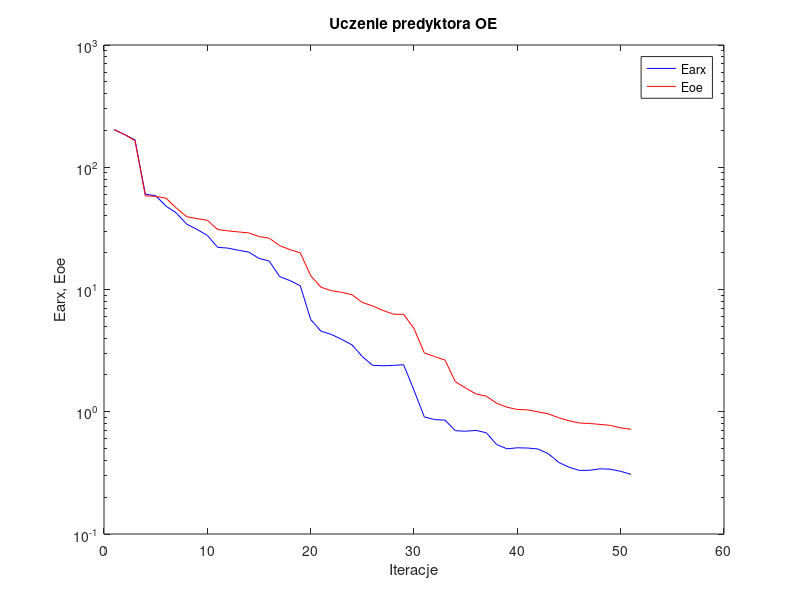
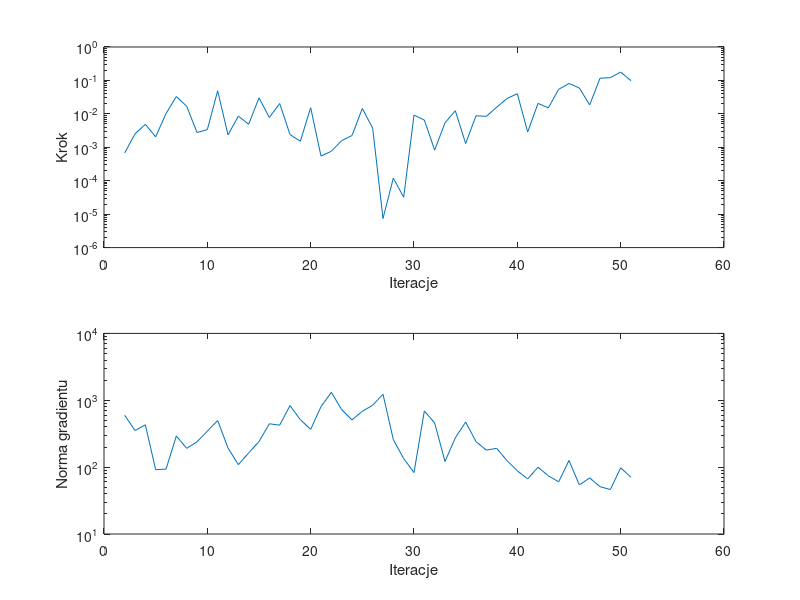

Here is the MATLAB script that generated these plots, in order:
%uczenie predyktora oe
clear all;
n=0; farx(n+1)=2.028416e+002; foe(n+1)=2.033403e+002; wspucz(n+1)=0.000000e+000; ng(n+1)=0.000000e+000;
%odnowa zmiennej metryki
n=1; farx(n+1)=1.848409e+002; foe(n+1)=1.852129e+002; krok(n+1)=6.750897e-004; ng(n+1)=5.968928e+002;
n=2; farx(n+1)=1.675350e+002; foe(n+1)=1.650469e+002; krok(n+1)=2.530456e-003; ng(n+1)=3.531110e+002;
n=3; farx(n+1)=6.023054e+001; foe(n+1)=5.839043e+001; krok(n+1)=4.866267e-003; ng(n+1)=4.287736e+002;
n=4; farx(n+1)=5.853372e+001; foe(n+1)=5.776670e+001; krok(n+1)=2.050616e-003; ng(n+1)=9.165850e+001;
n=5; farx(n+1)=4.809154e+001; foe(n+1)=5.585360e+001; krok(n+1)=1.019133e-002; ng(n+1)=9.343872e+001;
n=6; farx(n+1)=4.226649e+001; foe(n+1)=4.636944e+001; krok(n+1)=3.294851e-002; ng(n+1)=2.917452e+002;
n=7; farx(n+1)=3.426252e+001; foe(n+1)=3.940796e+001; krok(n+1)=1.694236e-002; ng(n+1)=1.911966e+002;
n=8; farx(n+1)=3.100992e+001; foe(n+1)=3.799878e+001; krok(n+1)=2.774090e-003; ng(n+1)=2.387398e+002;
n=9; farx(n+1)=2.770248e+001; foe(n+1)=3.684871e+001; krok(n+1)=3.379883e-003; ng(n+1)=3.465263e+002;
n=10; farx(n+1)=2.211988e+001; foe(n+1)=3.091820e+001; krok(n+1)=4.904612e-002; ng(n+1)=4.977265e+002;
n=11; farx(n+1)=2.181171e+001; foe(n+1)=3.015913e+001; krok(n+1)=2.349366e-003; ng(n+1)=1.931494e+002;
n=12; farx(n+1)=2.094504e+001; foe(n+1)=2.957671e+001; krok(n+1)=8.542474e-003; ng(n+1)=1.090323e+002;
n=13; farx(n+1)=2.024409e+001; foe(n+1)=2.904455e+001; krok(n+1)=4.880194e-003; ng(n+1)=1.631686e+002;
n=14; farx(n+1)=1.797604e+001; foe(n+1)=2.711945e+001; krok(n+1)=3.006802e-002; ng(n+1)=2.409934e+002;
n=15; farx(n+1)=1.706648e+001; foe(n+1)=2.628076e+001; krok(n+1)=7.779251e-003; ng(n+1)=4.452184e+002;
n=16; farx(n+1)=1.273585e+001; foe(n+1)=2.281847e+001; krok(n+1)=2.038266e-002; ng(n+1)=4.241769e+002;
n=17; farx(n+1)=1.182762e+001; foe(n+1)=2.120057e+001; krok(n+1)=2.403018e-003; ng(n+1)=8.318507e+002;
n=18; farx(n+1)=1.071556e+001; foe(n+1)=1.994550e+001; krok(n+1)=1.517951e-003; ng(n+1)=5.119893e+002;
n=19; farx(n+1)=5.687693e+000; foe(n+1)=1.298059e+001; krok(n+1)=1.526430e-002; ng(n+1)=3.674594e+002;
n=20; farx(n+1)=4.557426e+000; foe(n+1)=1.043612e+001; krok(n+1)=5.440190e-004; ng(n+1)=8.028041e+002;
n=21; farx(n+1)=4.292790e+000; foe(n+1)=9.784934e+000; krok(n+1)=7.624904e-004; ng(n+1)=1.314741e+003;
n=22; farx(n+1)=3.909024e+000; foe(n+1)=9.474793e+000; krok(n+1)=1.587460e-003; ng(n+1)=7.247610e+002;
n=23; farx(n+1)=3.523928e+000; foe(n+1)=9.067491e+000; krok(n+1)=2.247173e-003; ng(n+1)=5.084236e+002;
n=24; farx(n+1)=2.824701e+000; foe(n+1)=7.830136e+000; krok(n+1)=1.450364e-002; ng(n+1)=6.848279e+002;
n=25; farx(n+1)=2.398243e+000; foe(n+1)=7.339519e+000; krok(n+1)=3.740913e-003; ng(n+1)=8.427626e+002;
%odnowa zmiennej metryki
n=26; farx(n+1)=2.377178e+000; foe(n+1)=6.740455e+000; krok(n+1)=7.426417e-006; ng(n+1)=1.229275e+003;
n=27; farx(n+1)=2.396283e+000; foe(n+1)=6.286032e+000; krok(n+1)=1.198093e-004; ng(n+1)=2.572871e+002;
n=28; farx(n+1)=2.423375e+000; foe(n+1)=6.255320e+000; krok(n+1)=3.204087e-005; ng(n+1)=1.343291e+002;
n=29; farx(n+1)=1.498589e+000; foe(n+1)=4.790325e+000; krok(n+1)=9.175071e-003; ng(n+1)=8.301315e+001;
n=30; farx(n+1)=9.063279e-001; foe(n+1)=3.025762e+000; krok(n+1)=6.526603e-003; ng(n+1)=6.916177e+002;
n=31; farx(n+1)=8.628806e-001; foe(n+1)=2.827662e+000; krok(n+1)=8.229017e-004; ng(n+1)=4.573848e+002;
n=32; farx(n+1)=8.535539e-001; foe(n+1)=2.647475e+000; krok(n+1)=5.414124e-003; ng(n+1)=1.213168e+002;
n=33; farx(n+1)=6.999350e-001; foe(n+1)=1.761272e+000; krok(n+1)=1.238474e-002; ng(n+1)=2.745703e+002;
n=34; farx(n+1)=6.932534e-001; foe(n+1)=1.562352e+000; krok(n+1)=1.296700e-003; ng(n+1)=4.719807e+002;
n=35; farx(n+1)=7.035081e-001; foe(n+1)=1.398931e+000; krok(n+1)=8.751130e-003; ng(n+1)=2.407005e+002;
n=36; farx(n+1)=6.729285e-001; foe(n+1)=1.341562e+000; krok(n+1)=8.442897e-003; ng(n+1)=1.795316e+002;
n=37; farx(n+1)=5.391873e-001; foe(n+1)=1.173471e+000; krok(n+1)=1.576669e-002; ng(n+1)=1.911993e+002;
n=38; farx(n+1)=4.977409e-001; foe(n+1)=1.089853e+000; krok(n+1)=2.876670e-002; ng(n+1)=1.250571e+002;
n=39; farx(n+1)=5.071959e-001; foe(n+1)=1.042917e+000; krok(n+1)=4.002904e-002; ng(n+1)=8.802347e+001;
n=40; farx(n+1)=5.049000e-001; foe(n+1)=1.036268e+000; krok(n+1)=2.855545e-003; ng(n+1)=6.667911e+001;
n=41; farx(n+1)=4.957250e-001; foe(n+1)=9.983133e-001; krok(n+1)=2.055621e-002; ng(n+1)=9.951572e+001;
n=42; farx(n+1)=4.538290e-001; foe(n+1)=9.606890e-001; krok(n+1)=1.513348e-002; ng(n+1)=7.433817e+001;
n=43; farx(n+1)=3.854025e-001; foe(n+1)=8.938183e-001; krok(n+1)=5.405940e-002; ng(n+1)=6.023898e+001;
n=44; farx(n+1)=3.518070e-001; foe(n+1)=8.436948e-001; krok(n+1)=8.100548e-002; ng(n+1)=1.258597e+002;
n=45; farx(n+1)=3.312113e-001; foe(n+1)=8.093317e-001; krok(n+1)=5.955282e-002; ng(n+1)=5.415296e+001;
n=46; farx(n+1)=3.320713e-001; foe(n+1)=8.013015e-001; krok(n+1)=1.850334e-002; ng(n+1)=6.901483e+001;
n=47; farx(n+1)=3.413842e-001; foe(n+1)=7.884800e-001; krok(n+1)=1.160291e-001; ng(n+1)=5.108467e+001;
n=48; farx(n+1)=3.387692e-001; foe(n+1)=7.733045e-001; krok(n+1)=1.209148e-001; ng(n+1)=4.621985e+001;
n=49; farx(n+1)=3.256312e-001; foe(n+1)=7.382686e-001; krok(n+1)=1.778431e-001; ng(n+1)=9.754550e+001;
n=50; farx(n+1)=3.075303e-001; foe(n+1)=7.183040e-001; krok(n+1)=9.809225e-002; ng(n+1)=7.072413e+001;

figure; semilogy(farx,'b'); hold on; semilogy(foe,'r'); xlabel('Iteracje'); ylabel('Earx, Eoe'); legend('Earx','Eoe'); title('Uczenie predyktora OE');
figure; subplot(2,1,1); semilogy(krok); xlabel('Iteracje'); ylabel('Krok');
subplot(2,1,2); semilogy(ng); xlabel('Iteracje'); ylabel('Norma gradientu');
Earx=farx(n+1)
Eoe=foe(n+1)
